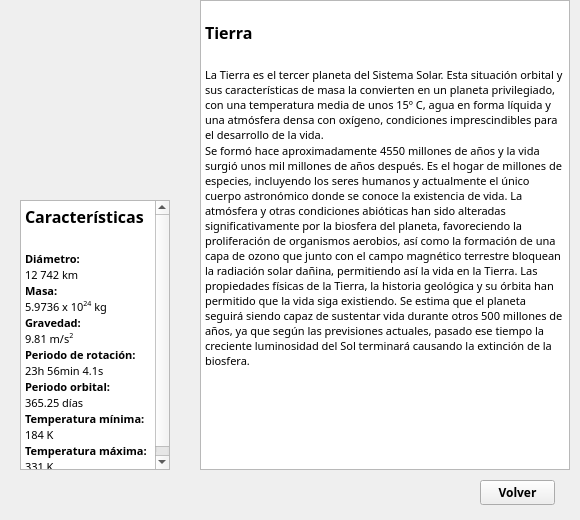
<?xml version="1.0" encoding="UTF-8"?>
<ui version="4.0">
 <class>MainWindow</class>
 <widget class="QMainWindow" name="MainWindow">
  <property name="geometry">
   <rect>
    <x>0</x>
    <y>0</y>
    <width>580</width>
    <height>520</height>
   </rect>
  </property>
  <property name="minimumSize">
   <size>
    <width>580</width>
    <height>520</height>
   </size>
  </property>
  <property name="maximumSize">
   <size>
    <width>580</width>
    <height>520</height>
   </size>
  </property>
  <property name="windowTitle">
   <string>MainWindow</string>
  </property>
  <widget class="QWidget" name="centralwidget">
   <widget class="QLabel" name="label_image">
    <property name="geometry">
     <rect>
      <x>0</x>
      <y>0</y>
      <width>200</width>
      <height>200</height>
     </rect>
    </property>
    <property name="minimumSize">
     <size>
      <width>200</width>
      <height>200</height>
     </size>
    </property>
    <property name="maximumSize">
     <size>
      <width>200</width>
      <height>200</height>
     </size>
    </property>
    <property name="text">
     <string/>
    </property>
    <property name="pixmap">
     <pixmap>Iconos/earth_ima.png</pixmap>
    </property>
    <property name="scaledContents">
     <bool>true</bool>
    </property>
   </widget>
   <widget class="QTextEdit" name="text_info">
    <property name="geometry">
     <rect>
      <x>200</x>
      <y>0</y>
      <width>370</width>
      <height>470</height>
     </rect>
    </property>
    <property name="minimumSize">
     <size>
      <width>370</width>
      <height>470</height>
     </size>
    </property>
    <property name="maximumSize">
     <size>
      <width>370</width>
      <height>470</height>
     </size>
    </property>
    <property name="font">
     <font>
      <family>Century Gothic</family>
     </font>
    </property>
    <property name="readOnly">
     <bool>true</bool>
    </property>
    <property name="html">
     <string>&lt;!DOCTYPE HTML PUBLIC &quot;-//W3C//DTD HTML 4.0//EN&quot; &quot;http://www.w3.org/TR/REC-html40/strict.dtd&quot;&gt;
&lt;html&gt;&lt;head&gt;&lt;meta name=&quot;qrichtext&quot; content=&quot;1&quot; /&gt;&lt;style type=&quot;text/css&quot;&gt;
p, li { white-space: pre-wrap; }
&lt;/style&gt;&lt;/head&gt;&lt;body style=&quot; font-family:'Century Gothic'; font-size:8.25pt; font-weight:400; font-style:normal;&quot;&gt;
&lt;p style=&quot;-qt-paragraph-type:empty; margin-top:0px; margin-bottom:0px; margin-left:0px; margin-right:0px; -qt-block-indent:0; text-indent:0px; font-size:8pt;&quot;&gt;&lt;br /&gt;&lt;/p&gt;
&lt;p style=&quot; margin-top:0px; margin-bottom:0px; margin-left:0px; margin-right:0px; -qt-block-indent:0; text-indent:0px;&quot;&gt;&lt;span style=&quot; font-size:12pt; font-weight:600;&quot;&gt;Tierra&lt;/span&gt;&lt;/p&gt;
&lt;p style=&quot;-qt-paragraph-type:empty; margin-top:0px; margin-bottom:0px; margin-left:0px; margin-right:0px; -qt-block-indent:0; text-indent:0px; font-size:12pt; font-weight:600;&quot;&gt;&lt;br /&gt;&lt;/p&gt;
&lt;p style=&quot; margin-top:0px; margin-bottom:0px; margin-left:0px; margin-right:0px; -qt-block-indent:0; text-indent:0px;&quot;&gt;&lt;span style=&quot; font-size:8pt;&quot;&gt;La Tierra es el tercer planeta del Sistema Solar. Esta situación orbital y sus características de masa la convierten en un planeta privilegiado, con una temperatura media de unos 15º C, agua en forma líquida y una atmósfera densa con oxígeno, condiciones imprescindibles para el desarrollo de la vida.&lt;/span&gt;&lt;/p&gt;
&lt;p style=&quot; margin-top:0px; margin-bottom:0px; margin-left:0px; margin-right:0px; -qt-block-indent:0; text-indent:0px;&quot;&gt;&lt;span style=&quot; font-size:8pt;&quot;&gt;Se formó hace aproximadamente 4550 millones de años y la vida surgió unos mil millones de años después. Es el hogar de millones de especies, incluyendo los seres humanos y actualmente el único cuerpo astronómico donde se conoce la existencia de vida. La atmósfera y otras condiciones abióticas han sido alteradas significativamente por la biosfera del planeta, favoreciendo la proliferación de organismos aerobios, así como la formación de una capa de ozono que junto con el campo magnético terrestre bloquean la radiación solar dañina, permitiendo así la vida en la Tierra. Las propiedades físicas de la Tierra, la historia geológica y su órbita han permitido que la vida siga existiendo. Se estima que el planeta seguirá siendo capaz de sustentar vida durante otros 500 millones de años, ya que según las previsiones actuales, pasado ese tiempo la creciente luminosidad del Sol terminará causando la extinción de la biosfera.&lt;/span&gt;&lt;/p&gt;
&lt;p style=&quot;-qt-paragraph-type:empty; margin-top:0px; margin-bottom:0px; margin-left:0px; margin-right:0px; -qt-block-indent:0; text-indent:0px; font-size:8pt;&quot;&gt;&lt;br /&gt;&lt;/p&gt;&lt;/body&gt;&lt;/html&gt;</string>
    </property>
   </widget>
   <widget class="QPushButton" name="button_close">
    <property name="geometry">
     <rect>
      <x>480</x>
      <y>480</y>
      <width>75</width>
      <height>25</height>
     </rect>
    </property>
    <property name="minimumSize">
     <size>
      <width>75</width>
      <height>25</height>
     </size>
    </property>
    <property name="maximumSize">
     <size>
      <width>75</width>
      <height>25</height>
     </size>
    </property>
    <property name="font">
     <font>
      <family>Century Gothic</family>
      <pointsize>9</pointsize>
      <weight>75</weight>
      <bold>true</bold>
     </font>
    </property>
    <property name="text">
     <string>Volver</string>
    </property>
   </widget>
   <widget class="QTextEdit" name="text_facts">
    <property name="geometry">
     <rect>
      <x>20</x>
      <y>200</y>
      <width>150</width>
      <height>270</height>
     </rect>
    </property>
    <property name="minimumSize">
     <size>
      <width>150</width>
      <height>270</height>
     </size>
    </property>
    <property name="maximumSize">
     <size>
      <width>150</width>
      <height>270</height>
     </size>
    </property>
    <property name="font">
     <font>
      <family>Century Gothic</family>
     </font>
    </property>
    <property name="readOnly">
     <bool>true</bool>
    </property>
    <property name="html">
     <string>&lt;!DOCTYPE HTML PUBLIC &quot;-//W3C//DTD HTML 4.0//EN&quot; &quot;http://www.w3.org/TR/REC-html40/strict.dtd&quot;&gt;
&lt;html&gt;&lt;head&gt;&lt;meta name=&quot;qrichtext&quot; content=&quot;1&quot; /&gt;&lt;style type=&quot;text/css&quot;&gt;
p, li { white-space: pre-wrap; }
&lt;/style&gt;&lt;/head&gt;&lt;body style=&quot; font-family:'Century Gothic'; font-size:8.25pt; font-weight:400; font-style:normal;&quot;&gt;
&lt;p style=&quot; margin-top:0px; margin-bottom:0px; margin-left:0px; margin-right:0px; -qt-block-indent:0; text-indent:0px;&quot;&gt;&lt;span style=&quot; font-size:12pt; font-weight:600;&quot;&gt;Características&lt;/span&gt;&lt;/p&gt;
&lt;p style=&quot;-qt-paragraph-type:empty; margin-top:0px; margin-bottom:0px; margin-left:0px; margin-right:0px; -qt-block-indent:0; text-indent:0px; font-size:12pt; font-weight:600;&quot;&gt;&lt;br /&gt;&lt;/p&gt;
&lt;p style=&quot; margin-top:0px; margin-bottom:0px; margin-left:0px; margin-right:0px; -qt-block-indent:0; text-indent:0px;&quot;&gt;&lt;span style=&quot; font-size:8pt; font-weight:600;&quot;&gt;Diámetro: &lt;/span&gt;&lt;/p&gt;
&lt;p style=&quot; margin-top:0px; margin-bottom:0px; margin-left:0px; margin-right:0px; -qt-block-indent:0; text-indent:0px;&quot;&gt;&lt;span style=&quot; font-size:8pt;&quot;&gt;12 742 km&lt;/span&gt;&lt;/p&gt;
&lt;p style=&quot; margin-top:0px; margin-bottom:0px; margin-left:0px; margin-right:0px; -qt-block-indent:0; text-indent:0px;&quot;&gt;&lt;span style=&quot; font-size:8pt; font-weight:600;&quot;&gt;Masa: &lt;/span&gt;&lt;/p&gt;
&lt;p style=&quot; margin-top:0px; margin-bottom:0px; margin-left:0px; margin-right:0px; -qt-block-indent:0; text-indent:0px;&quot;&gt;&lt;span style=&quot; font-size:8pt;&quot;&gt;5.9736 x 10&lt;/span&gt;&lt;span style=&quot; font-size:8pt; vertical-align:super;&quot;&gt;24&lt;/span&gt;&lt;span style=&quot; font-size:8pt;&quot;&gt; kg&lt;/span&gt;&lt;/p&gt;
&lt;p style=&quot; margin-top:0px; margin-bottom:0px; margin-left:0px; margin-right:0px; -qt-block-indent:0; text-indent:0px;&quot;&gt;&lt;span style=&quot; font-size:8pt; font-weight:600;&quot;&gt;Gravedad:&lt;/span&gt;&lt;/p&gt;
&lt;p style=&quot; margin-top:0px; margin-bottom:0px; margin-left:0px; margin-right:0px; -qt-block-indent:0; text-indent:0px;&quot;&gt;&lt;span style=&quot; font-size:8pt;&quot;&gt;9.81 m/s&lt;/span&gt;&lt;span style=&quot; font-size:8pt; vertical-align:super;&quot;&gt;2&lt;/span&gt;&lt;/p&gt;
&lt;p style=&quot; margin-top:0px; margin-bottom:0px; margin-left:0px; margin-right:0px; -qt-block-indent:0; text-indent:0px;&quot;&gt;&lt;span style=&quot; font-size:8pt; font-weight:600;&quot;&gt;Periodo de rotación:&lt;/span&gt;&lt;/p&gt;
&lt;p style=&quot; margin-top:0px; margin-bottom:0px; margin-left:0px; margin-right:0px; -qt-block-indent:0; text-indent:0px;&quot;&gt;&lt;span style=&quot; font-size:8pt;&quot;&gt;23h 56min 4.1s&lt;/span&gt;&lt;/p&gt;
&lt;p style=&quot; margin-top:0px; margin-bottom:0px; margin-left:0px; margin-right:0px; -qt-block-indent:0; text-indent:0px;&quot;&gt;&lt;span style=&quot; font-size:8pt; font-weight:600;&quot;&gt;Periodo orbital:&lt;/span&gt;&lt;/p&gt;
&lt;p style=&quot; margin-top:0px; margin-bottom:0px; margin-left:0px; margin-right:0px; -qt-block-indent:0; text-indent:0px;&quot;&gt;&lt;span style=&quot; font-size:8pt;&quot;&gt;365.25 días&lt;/span&gt;&lt;/p&gt;
&lt;p style=&quot; margin-top:0px; margin-bottom:0px; margin-left:0px; margin-right:0px; -qt-block-indent:0; text-indent:0px;&quot;&gt;&lt;span style=&quot; font-size:8pt; font-weight:600;&quot;&gt;Temperatura mínima:&lt;/span&gt;&lt;/p&gt;
&lt;p style=&quot; margin-top:0px; margin-bottom:0px; margin-left:0px; margin-right:0px; -qt-block-indent:0; text-indent:0px;&quot;&gt;&lt;span style=&quot; font-size:8pt;&quot;&gt;184 K&lt;/span&gt;&lt;/p&gt;
&lt;p style=&quot; margin-top:0px; margin-bottom:0px; margin-left:0px; margin-right:0px; -qt-block-indent:0; text-indent:0px;&quot;&gt;&lt;span style=&quot; font-size:8pt; font-weight:600;&quot;&gt;Temperatura máxima:&lt;/span&gt;&lt;/p&gt;
&lt;p style=&quot; margin-top:0px; margin-bottom:0px; margin-left:0px; margin-right:0px; -qt-block-indent:0; text-indent:0px;&quot;&gt;&lt;span style=&quot; font-size:8pt;&quot;&gt;331 K&lt;/span&gt;&lt;/p&gt;&lt;/body&gt;&lt;/html&gt;</string>
    </property>
   </widget>
  </widget>
 </widget>
 <resources/>
 <connections/>
</ui>
